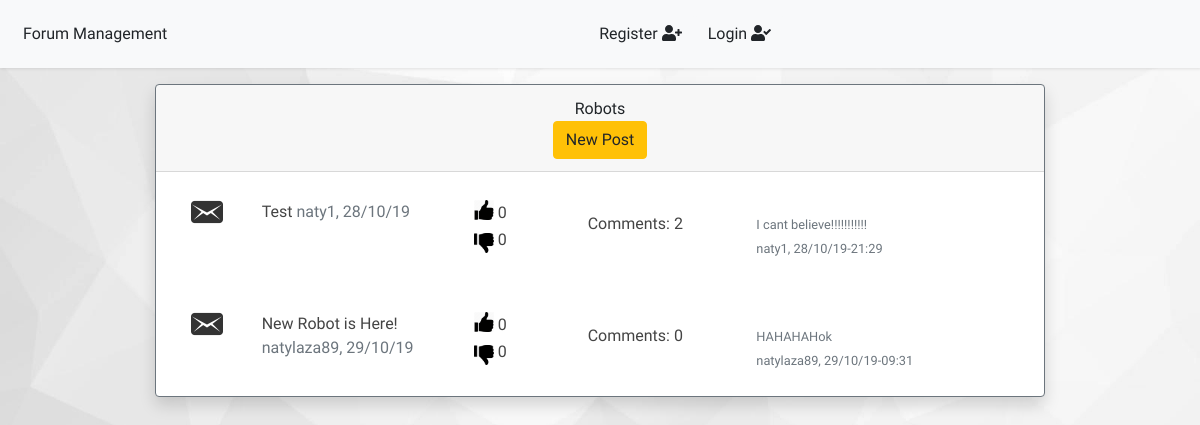
The app's page /Robots/ with its own data.
### forum/models.py (models this page shows, shortened)
class Forum(models.Model):
    name = models.CharField(max_length=40, blank=False)
    moderator = models.ManyToManyField(User, blank=True)
    def __str__(self):
        return self.name

class Post(models.Model):
    POST_TYPE = (
        ('normal', 'normal'),
        ('announcement', 'announcement'),
        ('pinned', 'pinned'),
    )
    author = models.ForeignKey(User, default = "", on_delete=models.CASCADE, related_name='+')
    forum = models.ForeignKey(Forum,blank=True, null=True, on_delete=models.CASCADE)
    message_body = models.TextField(blank=False, default="")
    datetime = models.DateTimeField(auto_now_add=True)
    like_list = models.ManyToManyField(User, blank=True, related_name='+')
    unlike_list = models.ManyToManyField(User, blank=True, related_name='+')
    announcement = models.CharField(max_length=12, choices=POST_TYPE, default='normal')
    class Meta:
        abstract = True

class MainTopic(Post):
    title = models.CharField(max_length=50, blank=False, default="")

class Reply(Post):
    thread_id = models.ForeignKey(MainTopic, blank=True, null=True, on_delete=models.CASCADE, related_name='+')
    reply_to_main_thread = models.ForeignKey(MainTopic, blank=True, null=True, on_delete=models.CASCADE, related_name='+')
    reply_to_comment = models.ForeignKey(Comment, blank=True, null=True, on_delete=models.CASCADE, related_name='+')
    reply_to_older_reply = models.ForeignKey('self', blank=True, null=True, on_delete=models.CASCADE)#

### forum/views.py (the view, shortened to what this page needs)
# urls.py: path('<str:pk>/', ForumPostsListView.as_view(), name='forums-list'),
class ForumPostsListView(ListView):
    model = MainTopic
    template_name = 'forum/forum.html'
    paginate_by = 10
    def get_queryset(self) :
        queryset = MainTopic.objects.order_by('datetime')
        return queryset
    def get_last_message(self, forum_name, main_topics)->dict:
        last_messages = dict()
        threads_posts_amount = dict()
        if main_topics.count() == 0:
            return "None"
        else:
            for thread in main_topics:
                last_message_by_time = list()
                comments = Comment.objects.filter(forum=thread.forum, thread_id=thread.id)#thread.thread_posts.all().order_by('datetime')
                replies = Reply.objects.filter(forum=thread.forum, thread_id=thread.id)
                threads_posts_amount[thread.title] = replies.count() + comments.count()
                if comments.count() != 0:
                    last_message_by_time.append(comments.last())
                if replies.count() != 0:
                    last_message_by_time.append(replies.last())
                last_message_by_time = sorted(last_message_by_time, key = attrgetter('datetime'), reverse=True)
                if len(last_message_by_time) != 0:
                    last_messages[thread.title] = last_message_by_time[0]
                else:
                    last_messages[thread.title] = "None"
            return (last_messages, threads_posts_amount)# threads_replies_amount)
    def get_context_data(self, **kwargs):
        context = super(ForumPostsListView, self).get_context_data(**kwargs)
        forum_name = self.kwargs['pk']
        main_topics = MainTopic.objects.filter(forum__name=forum_name)
        messages_details = self.get_last_message(forum_name, main_topics)
        context = dict(forum_name=forum_name, main_topics=main_topics, messages_details=messages_details[0], \
                       threads_posts_amount=messages_details[1])#replies_amount=messages_details[1])
        return context

### forum/templates/forum/forum.html (shortened to what this page needs)
{% extends "forum/base.html" %}
{% load static %}
{% block content%}
<div class="container-fluid">
  <div class="card border-secondary col-mb-ml-auto pb-auto shadow">
    <div class="card-header">
      <div class="article article-text text-center">
        {{ forum_name }}
      </div>
      <div class="article article-text text-center">
        <a href="{% url 'forum:new-post' forum_name %}" class="btn btn-warning">New Post</a>
      </div>
    </div>
    {% for post in main_topics %}
    <div class="card-body text-secondary article-text">
      <div class="container mb-1 mt-1 ">
        <div class="row">
          <div class="col-1">
            <img src="{% static 'forum/images/message.png' %}" width="32px" height="32px" alt="">
          </div>
          <div class="col-3 mt-1">
            <span class="article-title">
              <a class="article-title" href=" {% url 'forum:post-detail' post.forum post.id %}">{{ post.title }}</a>
            </span>
            <span>{{ post.author }}, {{ post.datetime|date:"j/n/y" }}</span>
          </div>
          <div class="col-1 mt-1">
            <span class="article-title">
              <img class="mb-2" src="{% static 'forum/images/like.png' %}" width="20px" height="20px" alt="">
              {{ post.like_list.count }}
            </span>
            <span class="article-title">
              <img class="mt-1" src="{% static 'forum/images/unlike.png' %}" width="20px" height="20px" alt="">
              {{ post.unlike_list.count }}
            </span>
          </div>
          <div class="col-3 article-title text-center mt-3">
            {% for message_title, posts_amount in threads_posts_amount.items %}
            {% if message_title == post.title %}
            <span>Comments: {{ posts_amount }} </span>
            {% endif %}
            {% endfor %}
          </div>
          {% for message_title, last_message in messages_details.items %}
          {% if message_title == post.title %}
          <div class="col-3 mt-3">
            {% if last_message != 'None' %}
            <small class="text-sm-center">{{ last_message.message_body }}</small><br>
            <small class="text-sm-center">{{ last_message.author }},
              {{ last_message.datetime|date:"j/n/y-H:i" }}</small>
            {% else %}
            <small class="text-sm-center">{{ post.message_body }}</small><br>
            <small class="text-sm-center">{{ post.author }},
              {{ post.datetime|date:"j/n/y-H:i" }}</small>
            {% endif %}
          </div>
          {% endif %}
          {% endfor %}
        </div>
      </div>
    </div>
    {% endfor %}
  </div>
</div>
{% endblock content%}

### forum/static/forum/css/simple-sidebar.css (style rules this page uses)
body { overflow-x: hidden; }

### forum/static/forum/css/main.css (style rules this page uses)
body { font-family: 'Poppins', sans-serif; background-position: center; background-repeat: no-repeat; background-size: cover; }
a, a:hover, a:focus { color: inherit; text-decoration: none; transition: all 0.3s; }
i, span { display: inline-block; }
.article-text { text-align: left; font-family: 'Secular One', sans-serif; font-size: 1rem; }
.article-title { color: #444444; }

### records on screen
Forum: name "Robots"
MainTopic: title "Test", author "naty1", datetime "28/10/19", like_list.count "0", unlike_list.count "0", threads_posts_amount "2"
Reply: message_body "I cant believe!!!!!!!!!!!", author "naty1", datetime "28/10/19-21:29"
MainTopic: title "New Robot is Here!", author "natylaza89", datetime "29/10/19", like_list.count "0", unlike_list.count "0", threads_posts_amount "0", message_body "HAHAHAHok", author "natylaza89", datetime "29/10/19-09:31"
